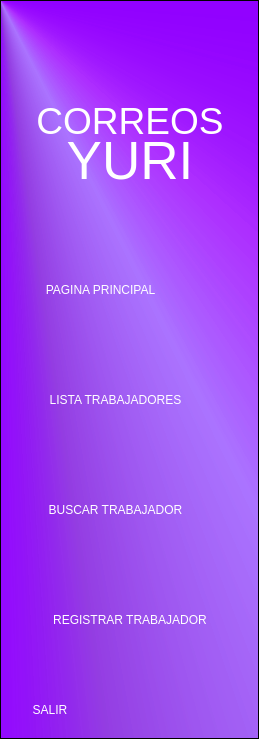
        <widget class="QFrame" name="frame_2">
         <property name="sizePolicy">
          <sizepolicy hsizetype="Fixed" vsizetype="Fixed">
           <horstretch>0</horstretch>
           <verstretch>0</verstretch>
          </sizepolicy>
         </property>
         <property name="maximumSize">
          <size>
           <width>400</width>
           <height>800</height>
          </size>
         </property>
         <property name="styleSheet">
          <string notr="true">QFrame{
background-color: qconicalgradient(cx:0, cy:0, angle:135, stop:0 rgba(46, 0, 255, 69), stop:0.25 rgba(90, 0, 255, 69), stop:0.375 rgba(144, 0, 255, 208), stop:0.4375 rgba(114, 0, 218, 130), stop:0.528409 rgba(144, 71, 255, 130), stop:0.573864 rgba(155, 0, 255, 145), stop:0.630682 rgba(144, 0, 255, 255), stop:0.636364 rgba(209, 0, 255, 69), stop:0.738636 rgba(187, 0, 255, 130), stop:0.903409 rgba(252, 0, 255, 69));}

 QPushButton{
font: 87 14pt &quot;Nexa Heavy&quot;;
background-color:none;
color:white;
border-radius:10px;
}

QPushButton:hover{
font: 87 14pt &quot;Nexa Heavy&quot;;
color: rgb(85, 0, 127);
background-color: rgb(255, 255, 255);
border-radius:10px;
padding:2px;
}

QLabel{
background-color:none;
font: 87 40pt &quot;Nexa Heavy&quot;;
color:white;}</string>
         </property>
         <property name="frameShape">
          <enum>QFrame::StyledPanel</enum>
         </property>
         <property name="frameShadow">
          <enum>QFrame::Raised</enum>
         </property>
         <property name="lineWidth">
          <number>1</number>
         </property>
         <widget class="QPushButton" name="btn_principal">
          <property name="geometry">
           <rect>
            <x>10</x>
            <y>270</y>
            <width>181</width>
            <height>40</height>
           </rect>
          </property>
          <property name="sizePolicy">
           <sizepolicy hsizetype="Fixed" vsizetype="Fixed">
            <horstretch>0</horstretch>
            <verstretch>0</verstretch>
           </sizepolicy>
          </property>
          <property name="maximumSize">
           <size>
            <width>200</width>
            <height>40</height>
           </size>
          </property>
          <property name="cursor">
           <cursorShape>PointingHandCursor</cursorShape>
          </property>
          <property name="styleSheet">
           <string notr="true">font: 20 pt&quot;MS Shell Dlg 2&quot;;</string>
          </property>
          <property name="text">
           <string>PAGINA PRINCIPAL</string>
          </property>
         </widget>
         <widget class="QPushButton" name="btn_lista">
          <property name="geometry">
           <rect>
            <x>10</x>
            <y>380</y>
            <width>211</width>
            <height>40</height>
           </rect>
          </property>
          <property name="sizePolicy">
           <sizepolicy hsizetype="Fixed" vsizetype="Fixed">
            <horstretch>0</horstretch>
            <verstretch>0</verstretch>
           </sizepolicy>
          </property>
          <property name="maximumSize">
           <size>
            <width>245</width>
            <height>40</height>
           </size>
          </property>
          <property name="cursor">
           <cursorShape>PointingHandCursor</cursorShape>
          </property>
          <property name="styleSheet">
           <string notr="true">font: 20 pt&quot;MS Shell Dlg 2&quot;;</string>
          </property>
          <property name="text">
           <string>LISTA TRABAJADORES</string>
          </property>
         </widget>
         <widget class="QPushButton" name="btn_buscar">
          <property name="geometry">
           <rect>
            <x>10</x>
            <y>490</y>
            <width>211</width>
            <height>40</height>
           </rect>
          </property>
          <property name="sizePolicy">
           <sizepolicy hsizetype="Fixed" vsizetype="Fixed">
            <horstretch>0</horstretch>
            <verstretch>0</verstretch>
           </sizepolicy>
          </property>
          <property name="maximumSize">
           <size>
            <width>245</width>
            <height>40</height>
           </size>
          </property>
          <property name="cursor">
           <cursorShape>PointingHandCursor</cursorShape>
          </property>
          <property name="styleSheet">
           <string notr="true">font: 20 pt&quot;MS Shell Dlg 2&quot;;</string>
          </property>
          <property name="text">
           <string>BUSCAR TRABAJADOR</string>
          </property>
         </widget>
         <widget class="QPushButton" name="bt_registrartrabajador">
          <property name="geometry">
           <rect>
            <x>10</x>
            <y>600</y>
            <width>240</width>
            <height>40</height>
           </rect>
          </property>
          <property name="sizePolicy">
           <sizepolicy hsizetype="Fixed" vsizetype="Fixed">
            <horstretch>0</horstretch>
            <verstretch>0</verstretch>
           </sizepolicy>
          </property>
          <property name="maximumSize">
           <size>
            <width>240</width>
            <height>40</height>
           </size>
          </property>
          <property name="cursor">
           <cursorShape>PointingHandCursor</cursorShape>
          </property>
          <property name="styleSheet">
           <string notr="true">font: 20 pt&quot;MS Shell Dlg 2&quot;;</string>
          </property>
          <property name="text">
           <string>REGISTRAR TRABAJADOR</string>
          </property>
         </widget>
         <widget class="QPushButton" name="btn_salir">
          <property name="geometry">
           <rect>
            <x>10</x>
            <y>690</y>
            <width>80</width>
            <height>40</height>
           </rect>
          </property>
          <property name="sizePolicy">
           <sizepolicy hsizetype="Fixed" vsizetype="Fixed">
            <horstretch>0</horstretch>
            <verstretch>0</verstretch>
           </sizepolicy>
          </property>
          <property name="maximumSize">
           <size>
            <width>80</width>
            <height>40</height>
           </size>
          </property>
          <property name="cursor">
           <cursorShape>PointingHandCursor</cursorShape>
          </property>
          <property name="text">
           <string>SALIR</string>
          </property>
         </widget>
         <widget class="QLabel" name="label">
          <property name="geometry">
           <rect>
            <x>30</x>
            <y>100</y>
            <width>200</width>
            <height>40</height>
           </rect>
          </property>
          <property name="sizePolicy">
           <sizepolicy hsizetype="Fixed" vsizetype="Fixed">
            <horstretch>0</horstretch>
            <verstretch>0</verstretch>
           </sizepolicy>
          </property>
          <property name="maximumSize">
           <size>
            <width>200</width>
            <height>40</height>
           </size>
          </property>
          <property name="styleSheet">
           <string notr="true"/>
          </property>
          <property name="text">
           <string>&lt;!DOCTYPE HTML PUBLIC &quot;-//W3C//DTD HTML 4.0//EN&quot; &quot;http://www.w3.org/TR/REC-html40/strict.dtd&quot;&gt;
&lt;html&gt;&lt;head&gt;&lt;meta name=&quot;qrichtext&quot; content=&quot;1&quot; /&gt;&lt;style type=&quot;text/css&quot;&gt;
p, li { white-space: pre-wrap; }
&lt;/style&gt;&lt;/head&gt;&lt;body style=&quot; font-family:'Nexa Heavy'; font-size:40pt; font-weight:80; font-style:normal;&quot;&gt;
&lt;p align=&quot;center&quot; style=&quot; margin-top:12px; margin-bottom:12px; margin-left:0px; margin-right:0px; -qt-block-indent:0; text-indent:0px;&quot;&gt;&lt;span style=&quot; font-size:28pt;&quot;&gt;CORREOS&lt;/span&gt;&lt;/p&gt;&lt;/body&gt;&lt;/html&gt;</string>
          </property>
         </widget>
         <widget class="QLabel" name="label_2">
          <property name="geometry">
           <rect>
            <x>60</x>
            <y>129</y>
            <width>140</width>
            <height>65</height>
           </rect>
          </property>
          <property name="maximumSize">
           <size>
            <width>140</width>
            <height>65</height>
           </size>
          </property>
          <property name="styleSheet">
           <string notr="true"/>
          </property>
          <property name="text">
           <string>&lt;!DOCTYPE HTML PUBLIC &quot;-//W3C//DTD HTML 4.0//EN&quot; &quot;http://www.w3.org/TR/REC-html40/strict.dtd&quot;&gt;
&lt;html&gt;&lt;head&gt;&lt;meta name=&quot;qrichtext&quot; content=&quot;1&quot; /&gt;&lt;style type=&quot;text/css&quot;&gt;
p, li { white-space: pre-wrap; }
&lt;/style&gt;&lt;/head&gt;&lt;body style=&quot; font-family:'Nexa Heavy'; font-size:40pt; font-weight:80; font-style:normal;&quot;&gt;
&lt;p align=&quot;center&quot; style=&quot; margin-top:12px; margin-bottom:12px; margin-left:0px; margin-right:0px; -qt-block-indent:0; text-indent:0px;&quot;&gt;YURI&lt;/p&gt;&lt;/body&gt;&lt;/html&gt;</string>
          </property>
         </widget>
        </widget>
